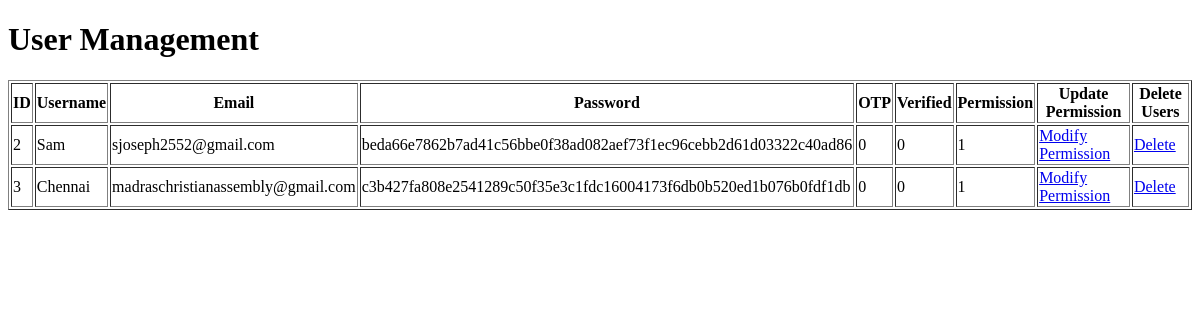
/admin_dashboard (signed in), run on an earlier commit of the app's database.
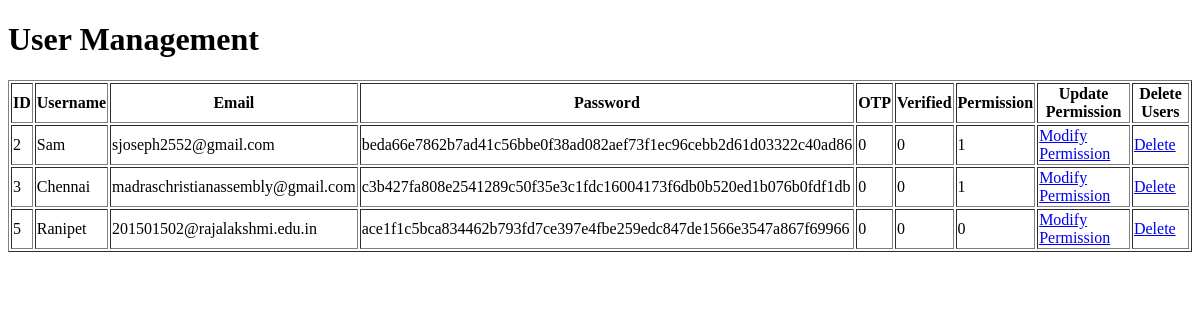
And on a later commit of the database.
### tables this page shows
CREATE TABLE users (
            id INTEGER PRIMARY KEY AUTOINCREMENT,
            username TEXT UNIQUE,
            email TEXT UNIQUE,
            password TEXT,
            otp INTEGER DEFAULT 0,
            verified INTEGER DEFAULT 0,
            permission INTEGER DEFAULT 0
        );

### server.py (the view)
@app.route('/admin_dashboard')
def admin_dashboard():
    if 'username' not in session and session['username'] != "Sam":
        return "Not Authorized"
    conn = sqlite3.connect(DATABASE)
    cursor = conn.cursor()
    cursor.execute('SELECT * from users')
    rows = cursor.fetchall()
    conn.close()
    return render_template("admin_dashboard.html", users=rows)

### templates/admin_dashboard.html (shortened to what this page needs)
<!DOCTYPE html>
<html>
<head>
</head>
<body>
    <h1>User Management</h1>
    <table border="1">
        <tr>
            <th>ID</th>
            <th>Username</th>
            <th>Email</th>
            <th>Password</th>
            <th>OTP</th>
            <th>Verified</th>
            <th>Permission</th>
            <th>Update Permission</th>
            <th>Delete Users</th>
        </tr>
        {% for user in users %}
        <tr>
            <td>{{ user[0] }}</td>
            <td>{{ user[1] }}</td>
            <td>{{ user[2] }}</td>
            <td>{{ user[3] }}</td>
            <td>{{ user[4] }}</td>
            <td>{{ user[5] }}</td>
            <td>{{ user[6] }}</td>
            <td><a href="{{ url_for('modify_user', user_id=user[0]) }}">Modify Permission</a></td>
            <td><a href="{{ url_for('delete_user', user_id=user[0]) }}" onclick="return confirm('Are you sure you want to delete this user?')">Delete</a></td>
        </tr>
        {% endfor %}
    </table>
</body>
</html>

What changed in the data, as far as the page shows it:
added users: id "5", username "Ranipet", email "201501502@rajalakshmi.edu.in", password "ace1f1c5bca834462b793fd7ce397e4fbe259edc847de1566e3547a867f69966", otp "0", verified "0", permission "0"
